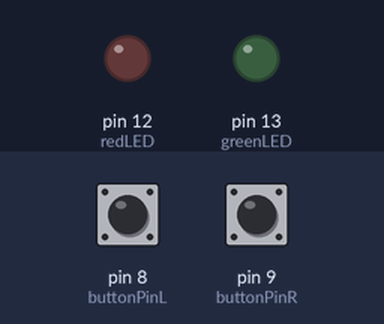
A sketch run on a simulated Arduino Uno, built with avr-gcc and run on an emulated ATmega328P. Shown: output pins drawn as LEDs (lit = HIGH). Inputs (shaded band) come from the test bench; at power-on: pin 8 (buttonPinL) LOW, pin 9 (buttonPinR) LOW.

Above: at 1.2 s.
1.3 s: pin 8 (buttonPinL) pulled HIGH for 0.15 s
At 1.37 s:
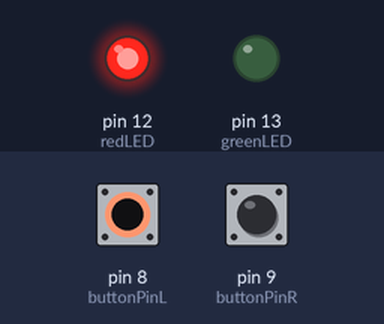
2.9 s: pin 9 (buttonPinR) pulled HIGH for 0.15 s
At 2.97 s:
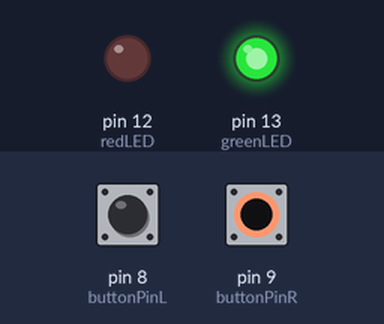
4.5 s: pin 9 (buttonPinR) pulled HIGH for 3.2 s
At 8.9 s:
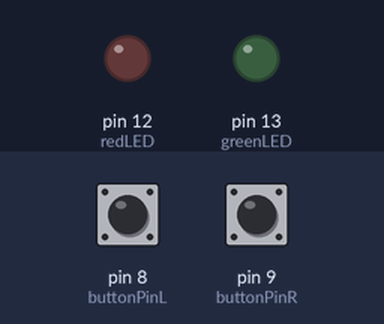
9.2 s: pin 8 (buttonPinL) pulled HIGH for 3.2 s
At 10.0 s:
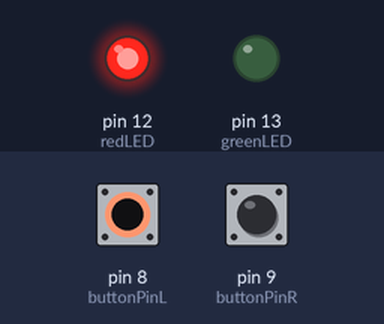
13.9 s: pin 8 (buttonPinL) driven HIGH and pin 9 (buttonPinR) driven HIGH
At 14.8 s:
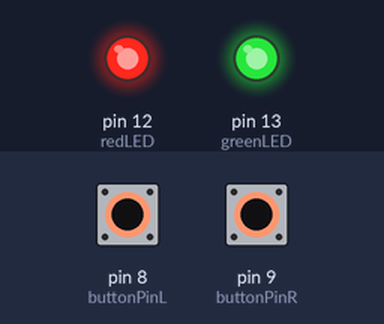
Timing chart, 0 to 16.4 s (numbered marks = the images above; inputs shaded):
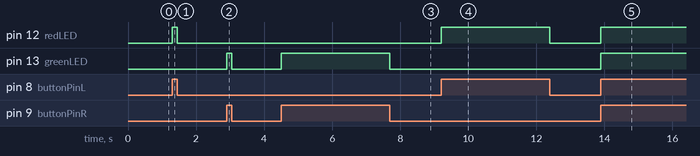

Measured:
- after the input at 1.3 s, pin 12 (redLED): LOW → HIGH at once, → LOW 0.15 s later
- after the input at 2.9 s, pin 13 (greenLED): LOW → HIGH at once, → LOW 0.15 s later
- after the input at 4.5 s, pin 13 (greenLED): LOW → HIGH at once, → LOW 3.2 s later
- after the input at 9.2 s, pin 12 (redLED): LOW → HIGH at once, → LOW 3.2 s later
- after the input at 13.9 s, pin 12 (redLED), pin 13 (greenLED): LOW → HIGH at once

The sketch:

TwoLights.ino
```cpp
const int buzzerPin = 9;
const int redLED = 12;
const int greenLED = 13;
const int buttonPinL = 8;
const int buttonPinR = 9;
int buttonState0 = 0;
int buttonState1 = 0;

void setup() {
  // put your setup code here, to run once:
    pinMode(redLED, OUTPUT);
    pinMode(greenLED, OUTPUT);
    pinMode(buttonPinL, INPUT);
    pinMode(buttonPinR, INPUT);
}

void loop() {
buttonState0 = digitalRead(buttonPinL);
buttonState1 = digitalRead(buttonPinR);

  //Red light
  if(buttonState0 == HIGH)
  {
    digitalWrite(redLED, HIGH);
  }
  else
  {
    digitalWrite(redLED, LOW);
  }

  //Green light
   if(buttonState1 == HIGH)
  {
    digitalWrite(greenLED, HIGH);
  }
  else
  {
    digitalWrite(greenLED, LOW);
  }


}
```
